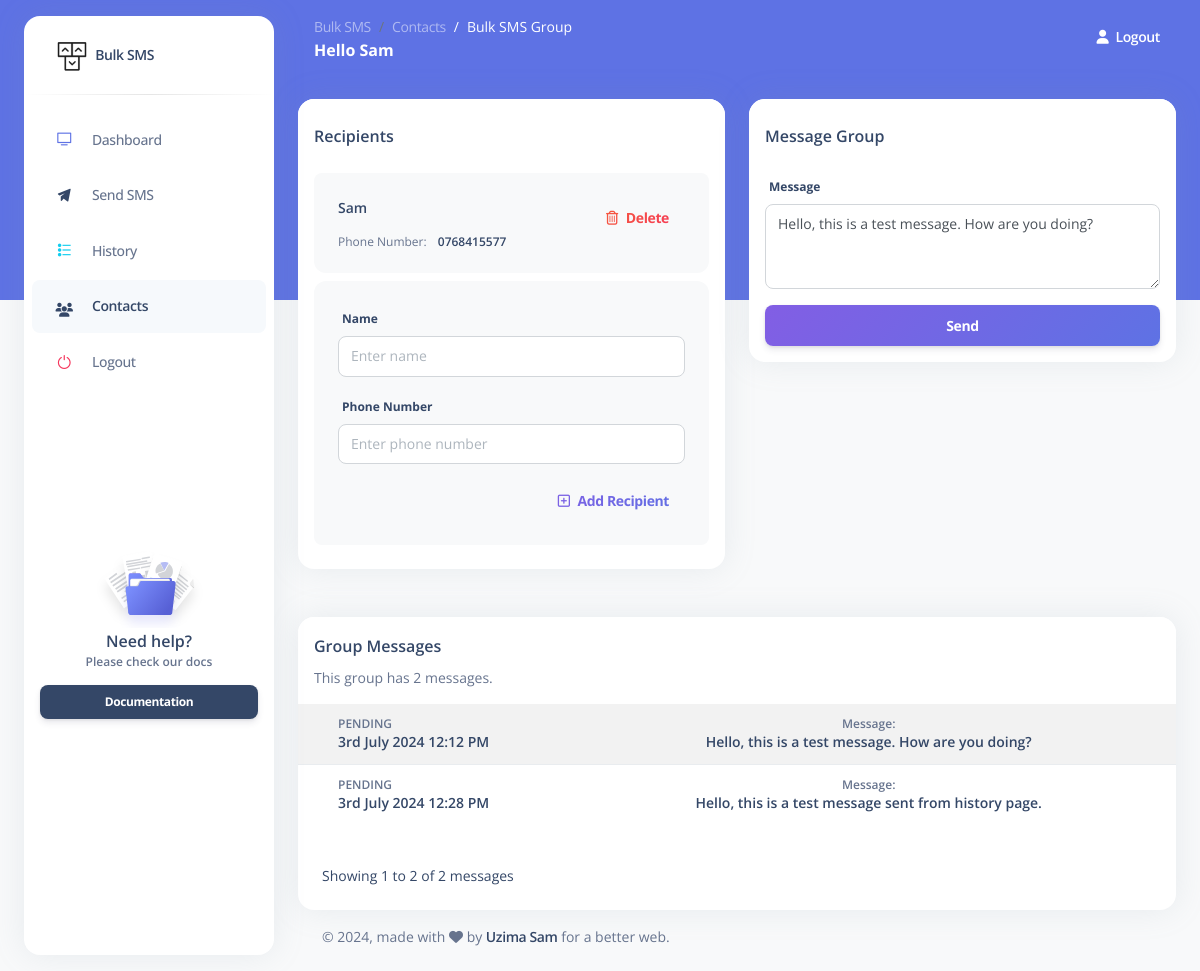
The page /dashboard/group.php?id=1 (signed in) on the database its author committed.
### tables this page shows
CREATE TABLE `groups` (
  `id` int(11) NOT NULL,
  `name` varchar(255) NOT NULL,
  `status` varchar(50) NOT NULL DEFAULT 'active',
  `created_at` timestamp NOT NULL DEFAULT current_timestamp()
);

CREATE TABLE `users` (
  `id` int(11) NOT NULL,
  `name` varchar(255) NOT NULL,
  `phone` varchar(200) NOT NULL,
  `password` varchar(255) NOT NULL,
  `code` int(4) NOT NULL,
  `verified_at` timestamp NULL DEFAULT NULL,
  `created_at` timestamp NOT NULL DEFAULT current_timestamp()
);

CREATE TABLE `recepients` (
  `id` int(11) NOT NULL,
  `group_id` int(11) NOT NULL,
  `name` varchar(255) NOT NULL,
  `phone` varchar(50) NOT NULL,
  `created_at` timestamp NOT NULL DEFAULT current_timestamp()
);

CREATE TABLE `messages` (
  `id` int(11) NOT NULL,
  `group_id` int(11) NOT NULL,
  `message` text NOT NULL,
  `status` varchar(50) NOT NULL DEFAULT 'pending',
  `created_at` timestamp NOT NULL DEFAULT current_timestamp()
);

### dashboard/group.php (the view, shortened to what the rows shown need)
<?php
    $db = new Database();
    $pdo = $db->connect();
    $query = "SELECT * FROM users WHERE id = :id";
    $stmt = $pdo->prepare($query);
    $stmt->bindParam(':id', $_SESSION['user_id']);
    $stmt->execute();
    $user = $stmt->fetch(PDO::FETCH_ASSOC);
    if ($_SERVER['REQUEST_METHOD'] === 'GET' && isset($_GET['id'])) {
        $groupId = $_GET['id'];
        $query = "SELECT * FROM groups WHERE id = :id";
        $stmt = $pdo->prepare($query);
        $stmt->bindParam(':id', $groupId);
        $stmt->execute();
        $group = $stmt->fetch(PDO::FETCH_ASSOC);
    }
    else {
        echo 'Invalid request.';
        header('Location: contacts.php');
        exit;
    }
?>
<!DOCTYPE html>
    <html lang="en">
        <head>
            <link href="../assets/css/nucleo-icons.css" rel="stylesheet" />
            <link href="../assets/css/nucleo-svg.css" rel="stylesheet" />
            <link href="../assets/css/nucleo-svg.css" rel="stylesheet" />
            <link id="pagestyle" href="../assets/css/argon-dashboard.css?v=2.0.4" rel="stylesheet" />
        </head>
        <body class="g-sidenav-show   bg-gray-100">
            <main class="main-content position-relative border-radius-lg ">
                    <nav class="navbar navbar-main navbar-expand-lg px-0 mx-4 shadow-none border-radius-xl " id="navbarBlur" data-scroll="false">
                        <div class="container-fluid py-1 px-3">
                            <nav aria-label="breadcrumb">
                                <ol class="breadcrumb bg-transparent mb-0 pb-0 pt-1 px-0 me-sm-6 me-5">
                                    <li class="breadcrumb-item text-sm"><a class="opacity-5 text-white" href="../">Bulk SMS</a></li>
                                    <li class="breadcrumb-item text-sm"><a class="opacity-5 text-white" href="contacts.php">Contacts</a></li>
                                    <li class="breadcrumb-item text-sm text-white active" aria-current="page"><?php echo $group['name']; ?></li>
                                </ol>
                                <h6 class="font-weight-bolder text-white mb-0">Hello <?php echo $user['name']; ?></h6>
                            </nav>
                        </div>
                    </nav>
                <div class="container-fluid py-4">
                    <div class="row">
                        <div class="col-md-6 mb-4">
                            <div class="card">
                                <div class="card-body pt-4 p-3">
                                    <ul class="list-group">
                                        <?php
                                            $query = "SELECT * FROM recepients WHERE group_id = :group_id";
                                            $stmt = $pdo->prepare($query);
                                            $stmt->bindParam(':group_id', $groupId);
                                            $stmt->execute();
                                            $members = $stmt->fetchAll(PDO::FETCH_ASSOC);
                                        ?>
                                        <?php foreach ($members as $member): ?>
                                            <li class="list-group-item border-0 d-flex p-4 mb-2 bg-gray-100 border-radius-lg">
                                                <div class="d-flex flex-column">
                                                    <h6 class="mb-3 text-sm"><?php echo $member['name']; ?></h6>
                                                    <span class="text-xs">Phone Number: <span class="text-dark ms-sm-2 font-weight-bold"><?php echo $member['phone']; ?></span></span>
                                                </div>
                                                <div class="ms-auto text-end">
                                                    <a class="btn btn-link text-danger text-gradient px-3 mb-0" href="deletemember.php?id=<?php echo $member['id']; ?>"><i class="far fa-trash-alt me-2"></i>Delete</a>
                                                </div>
                                            </li>
                                        <?php endforeach; ?>
                                    </ul>
                                </div>
                            </div>
                        </div>
                        <div class="col-lg-12 mb-lg-0 my-4">
                            <?php
                                $query = "SELECT * FROM messages WHERE group_id = :group_id";
                                $stmt = $pdo->prepare($query);
                                $stmt->bindParam(':group_id', $groupId);
                                $stmt->execute();
                                $messages = $stmt->fetchAll(PDO::FETCH_ASSOC);
                            ?>
                            <div class="card ">
                                <div class="table-responsive">
                                    <table class="table align-items-center table-flush table-hover table-striped">
                                        <tbody>
                                            <?php foreach ($messages as $message): ?>
                                                <tr>
                                                    <td class="w-30">
                                                        <div class="d-flex px-2 py-1 align-items-center">
                                                            <div class="ms-4">
                                                                <p class="text-xs font-weight-bold mb-0"><?php echo strtoupper($message['status']); ?></p>
                                                                <h6 class="text-sm mb-0"><?php echo date('jS F Y h:i A', strtotime($message['created_at'])); ?></h6>
                                                            </div>
                                                        </div>
                                                    </td>
                                                    <td>
                                                        <div class="text-center">
                                                            <p class="text-xs font-weight-bold mb-0">Message:</p>
                                                            <h6 class="text-sm mb-0"><?php echo $message['message']; ?></h6>
                                                        </div>
                                                    </td>
                                                </tr>
                                            <?php endforeach; ?>
                                        </tbody>
                                    </table>
                                </div>
                            </div>
                        </div>
                    </div>
                </div>
            </main>
        </body>
    </html>

### rows shown on the page
groups: name "Bulk SMS Group"
users: name "Sam"
recepients: name "Sam", phone "0768415577"
messages: status "PENDING", created_at "3rd July 2024 12:12 PM", message "Hello, this is a test message. How are you doing?"
messages: status "PENDING", created_at "3rd July 2024 12:28 PM", message "Hello, this is a test message sent from history page."

### other values the page prints
count($messages) "2"
